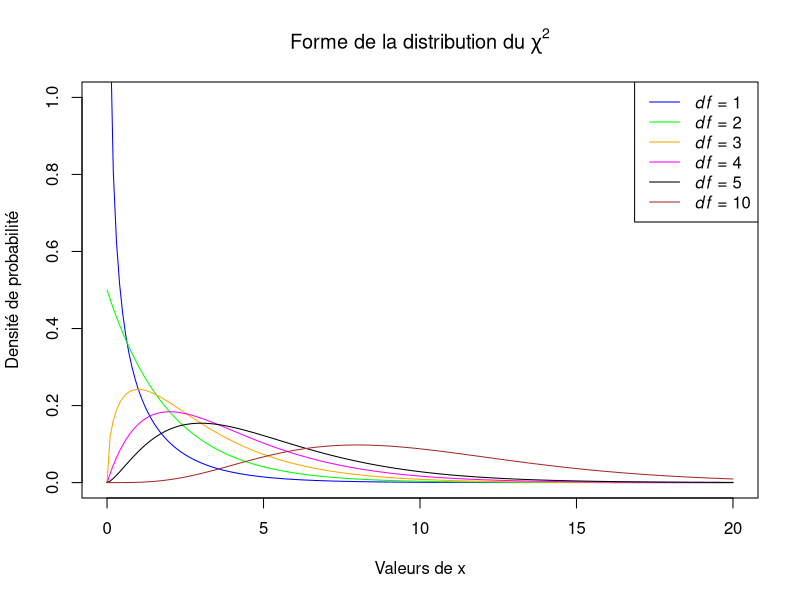

This chart was generated by the following R code:
## ---- chunk 1
library(knitr)
library(kableExtra)

freqs <- matrix(data = c(139, 146, 117, 98, 500), nrow = 1, ncol = 5)

df.freqs <- as.data.frame(freqs)
colnames(df.freqs) <- c("À pied", "Transport en commun", "Vélo", "Voiture", "TOTAL")

freq.data <- freqs[,1:4]
f.hat <- sum(freq.data)/4
chi2 <- ((freq.data[1] - f.hat)^2)/f.hat + ((freq.data[2] - f.hat)^2)/f.hat + ((freq.data[3] - f.hat)^2)/f.hat + ((freq.data[4] - f.hat)^2)/f.hat

# Generate the table with custom styling for merged cells
kable(df.freqs, 
      row.names = FALSE, 
      caption = "Habitudes d'utilisation de différents modes de transports dans un échantillon de 500 individus à la TÉLUQ.",
      "html", booktabs = TRUE, escape = FALSE) %>% 
  kable_styling(full_width = F, position = "center")

## ---- chunk 2
##appearance of the distribution
x <- seq(from=0, to=20, by=0.1)

##compute density for given df
chivals.1 <- dchisq(x=x, df=1)
chivals.2 <- dchisq(x=x, df=2)
chivals.3 <- dchisq(x=x, df=3)
chivals.4 <- dchisq(x=x, df=4)
chivals.5 <- dchisq(x=x, df=5)
chivals.10 <- dchisq(x=x, df=10)

##plot density
plot(chivals.1 ~ x, ylab="Densité de probabilité", xlab="Valeurs de x",
  ylim=c(0, 1), type="n", main=expression(paste("Forme de la distribution du ", chi^2)))

lines(y=chivals.1, x=x, col="blue")
lines(y=chivals.2, x=x, col="green")
lines(y=chivals.3, x=x, col="orange")
lines(y=chivals.4, x=x, col="magenta")
lines(y=chivals.5, x=x, col="black")
lines(y=chivals.10, x=x, col="brown")

##add legend
legend(x="topright", legend=c(expression(paste(italic(df), " = 1")),
expression(paste(italic(df), " = 2")),
expression(paste(italic(df), " = 3")),
expression(paste(italic(df), " = 4")),
expression(paste(italic(df), " = 5")),
expression(paste(italic(df), " = 10"))),
lty=1, col=c("blue", "green", "orange", "magenta", "black", "brown"))
## ---- chunk 3
##on détermine la probabilité cumulative
1 - pchisq(q = 11.44, df = 3, lower.tail = TRUE)
##même chose avec lower.tail = FALSE
pchisq(q = 11.44, df = 3, lower.tail = FALSE)
## ---- chunk 4
##on crée un vecteur de fréquences
ratio <- c(139, 146, 117, 98)

##on peut ajouter les étiquettes (optionnel)
names(ratio) <- c("À Pied", "Transport en commun", 
                  "Vélo", "Voiture")
ratio

##on effectue le khi carré
out <- chisq.test(x = ratio, p = c(0.25, 0.25, 0.25, 0.25))
out
## ---- chunk 5
##on extrait les résidus de Pearson des résultats du test
out$residuals
## ---- chunk 6
##moose data
moose.data <- data.frame(Habitat = c("jeune coupe forestière", "vieille coupe forestière",
                           "marais et étang", "forêt non-coupée"),
                         Disponibilité = c(0.340, 0.101, 0.104, 0.455),
                         Fréquence = c(25, 22, 30, 40))

# Generate the table with custom styling for merged cells
kable(moose.data, 
      row.names = FALSE, 
      caption = "Sélection d'habitat par des Orignaux selon la disponibilité d'habitat dans une aire d'étude.",
      "html", booktabs = TRUE, escape = FALSE) %>% 
  kable_styling(full_width = F, position = "center")

## ---- chunk 7
##on crée un vecteur de fréquences
select <- c(25, 22, 30, 40)
##on ajoute les noms des habitats
names(select) <- c("jeune_coupe", "vieille_coupe", "marais_et_etang", "foret_non_coupee")
##on effectue le test du khi carré
##important de spécifier les bonnes valeurs pour H0
out.select <- chisq.test(select, p = c(0.340, 0.101, 0.104, 0.455))
out.select
## ---- chunk 8
##on extrait les résidus de Pearson des résultats du test
out.select$residuals
## ---- chunk 9
##on crée une matrice avec les fréquences
freq.fleurs <- matrix(data = c(84, 16), nrow = 1)

##on indique H0
H0.prop <- c(0.75, 0.25)

##on effectue le test du khi carré
khi2 <- chisq.test(x = freq.fleurs, p = H0.prop)
khi2
## ---- chunk 10
##khi carré original
khi.orig <- sum(((khi2$observed - khi2$expected)^2)/
                khi2$expected)
khi.orig

##khi carré corrigé pour continuité
khi.corr <- sum(((abs(khi2$observed - khi2$expected) - 0.5)^2)/
                khi2$expected)
khi.corr
## P-value du khi carré corrigé
P<- pchisq(khi.corr, df = 1, lower.tail = FALSE)
P
## ---- chunk 11
freq_obs <- matrix(data = c(38, 11, 14, 51), nrow = 2, ncol = 2,
                   byrow = TRUE)
colnames(freq_obs) <- c("Pâle", "Foncé")
rownames(freq_obs) <- c("Bleu", "Brun")

kable(freq_obs, 
      caption = "Tableau de contingence selon la couleur des cheveux et des yeux.",
      "html", booktabs = TRUE, escape = FALSE) %>% 
  kable_styling(full_width = F, position = "center")
## ---- chunk 12
df <- data.frame(
  Col1 = c("", "Bleu", "Brun", "**Somme des colonnes**"),
  Col2 = c("Pâle", "38 (22.35)", "14 (29.65)", "52"),
  Col3 = c("Foncé", "11 (26.65)", "51 (35.35)", "62"),
  Col4 = c("**Somme des rangées**", "49", "65", "114")
  )

# Generate the table with custom styling for merged cells
kable(df, 
      col.names = NULL, 
      row.names = FALSE, 
      caption = "Fréquences observées et théoriques (entre parenthèses) et totaux marginaux selon la couleur des cheveux et des yeux.",
      "html", booktabs = TRUE, escape = FALSE) %>% 
  kable_styling(full_width = F, position = "center")
## ---- chunk 13
##on assemble les données dans une matrice
freq.obs <- matrix(data = c(38, 11, 14, 51), nrow = 2, 
                   ncol = 2, byrow = TRUE)

##on ajoute des étiquettes aux colonnes et rangées 
##ceci est facultatif
colnames(freq.obs) <- c("Pale", "Fonce")
rownames(freq.obs) <- c("Bleu", "Brun")

##analyse sans correction pour continuité
out.tab <- chisq.test(x = freq.obs, correct = FALSE)
out.tab
##analyse avec correction pour continuité
out.tab.corr <- chisq.test(x = freq.obs, correct = TRUE)
out.tab.corr
## ---- chunk 14
##on extrait les résidus de Pearson des résultats du test
out.tab.corr$residuals
## ---- chunk 15
surv <- matrix(data = c(60, 200, 60, 200), 
               nrow = 2, ncol = 2, byrow = TRUE)
colnames(surv) <- c("Témoin", "Traitement")
rownames(surv) <- c("Vivant", "Mort")

kable(surv, 
      caption = "Effet d'un traitement sur la survie d'individus.",
      "html", booktabs = TRUE, escape = FALSE) %>% 
  kable_styling(full_width = F, position = "center")
## ---- chunk 16
surv.males <- matrix(data = c(14, 60, 46, 10), 
               nrow = 2, ncol = 2, byrow = TRUE)
colnames(surv.males) <- c("Témoin", "Traitement")
rownames(surv.males) <- c("Vivant", "Mort")

kable(surv.males, 
      caption = "Effet d'un traitement sur la survie des mâles.",
      "html", booktabs = TRUE, escape = FALSE) %>% 
  kable_styling(full_width = F, position = "center")
## ---- chunk 17
surv.females <- matrix(data = c(46, 140, 14, 190), 
               nrow = 2, ncol = 2, byrow = TRUE)
colnames(surv.females) <- c("Témoin", "Traitement")
rownames(surv.females) <- c("Vivant", "Mort")

kable(surv.females, 
      caption = "Effet d'un traitement sur la survie des femelles.",
      "html", booktabs = TRUE, escape = FALSE) %>% 
  kable_styling(full_width = F, position = "center")
## ---- chunk 18
##raw data
library(xtable) # Allows the creation and the format of the contingency table - Y. Claveau

data.cars <- matrix(data = c(125, 223, 62, 180,
                      175, 77, 238, 120), nrow = 2, ncol = 4, byrow = TRUE)
colnames(data.cars) <- c("A", "B", "C", "D")
rownames(data.cars) <- c("Domestique", "Importé")

kable(data.cars, 
      caption = "Tableau de données des fréquences pour chaque type de véhicule (importé ou domestique) dans les quatre arrondissements (A, B, C, D).",
      "html", booktabs = TRUE, escape = FALSE) %>% 
  kable_styling(full_width = F, position = "center")
## ---- chunk 19
##matrice
autos <- matrix(data = c(125, 223, 62, 180, 
                      175, 77, 238, 120), nrow = 2, ncol = 4, byrow = TRUE)
##on peut ajouter les étiquettes
colnames(autos) <- c("A", "B", "C", "D")
rownames(autos) <- c("Domestique", "Importe")
##visualisons le tout
autos
## ---- chunk 20
out.autos <- chisq.test(x=autos) 
## ---- chunk 21
##on extrait les résidus de Pearson des résultats du test
out.autos$residuals
## ---- chunk 22
out.autos$observed-out.autos$expected
